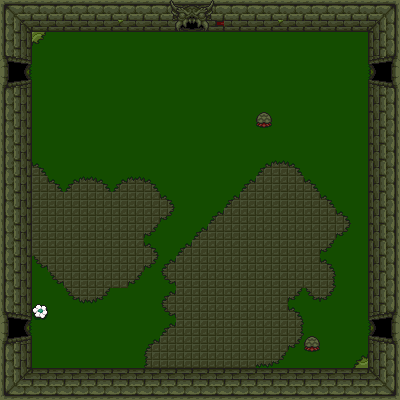

Rendered tile map (Tiled .tmx) drawn with the repository's tilesets; below, a short description and the full map source, tile grids included:
An orthogonal 25x25 tile map with 16x16 px tiles, 2 tile layers (Ground, Collisions2).

<map version="1.10" tiledversion="1.11.0" orientation="orthogonal" renderorder="left-down" width="25" height="25" tilewidth="16" tileheight="16" infinite="0" nextlayerid="3" nextobjectid="1">
 <tileset firstgid="1" source="wolrd2.tsx" />
 <layer id="1" name="Ground" width="25" height="25">
  <data encoding="csv">
161,161,161,161,161,161,161,161,161,161,161,161,161,161,161,161,161,161,161,161,161,161,161,161,161,
161,161,161,161,161,161,161,161,161,161,161,161,161,161,161,161,161,161,161,161,161,161,161,161,161,
161,161,196,161,161,161,161,161,161,161,161,161,161,161,161,161,161,161,161,161,161,161,161,161,161,
161,161,161,161,161,161,161,161,161,161,161,161,161,161,161,161,161,161,161,161,161,161,161,161,161,
161,161,161,161,161,161,161,161,161,161,161,161,161,161,161,161,161,161,161,161,161,161,161,161,161,
161,161,161,161,161,161,161,161,161,161,161,161,161,161,161,161,161,161,161,161,161,161,161,161,161,
161,161,161,161,161,161,161,161,161,161,161,161,161,161,161,161,161,161,161,161,161,161,161,161,161,
161,161,161,161,161,161,161,161,161,161,161,161,161,161,161,161,161,161,161,161,161,161,161,161,161,
161,161,161,161,161,161,161,161,161,161,161,161,161,161,161,161,161,161,161,161,161,161,161,161,161,
161,161,161,161,161,161,161,161,161,161,161,161,161,161,161,161,161,161,161,161,161,161,161,161,161,
161,161,127,161,161,161,161,161,161,161,161,161,161,161,161,161,125,126,127,161,161,161,161,161,161,
161,161,142,127,125,126,127,125,126,127,161,161,161,161,161,125,142,142,142,127,161,161,161,161,161,
161,161,142,142,142,142,142,142,142,142,127,161,161,161,125,142,142,142,142,142,127,161,161,161,161,
161,161,142,142,142,142,142,142,142,142,159,161,161,125,142,142,142,142,142,142,142,127,161,161,161,
161,161,142,142,142,142,142,142,142,159,161,161,125,142,142,142,142,142,142,142,142,159,161,161,161,
161,161,142,142,142,142,142,142,142,127,161,125,142,142,142,142,142,142,142,142,159,161,161,161,161,
161,161,157,142,142,142,142,142,142,159,125,142,142,142,142,142,142,142,142,142,127,161,161,161,161,
161,161,161,157,142,142,142,142,159,161,157,142,142,142,142,142,142,142,142,142,143,161,161,161,161,
161,161,161,161,157,158,159,161,161,161,125,142,142,142,142,142,142,142,159,157,159,161,161,161,161,
161,161,209,161,161,161,161,161,161,161,157,142,142,142,142,142,142,142,127,161,161,161,161,161,161,
161,161,161,161,161,161,161,161,161,161,125,142,142,142,142,142,142,142,143,161,161,161,161,161,161,
161,161,161,161,161,161,161,161,161,125,142,142,142,142,142,142,142,142,159,161,161,161,161,161,161,
161,161,161,161,161,161,161,161,161,141,142,142,142,142,142,142,158,159,161,161,161,161,162,161,161,
161,161,161,161,161,161,161,161,161,161,161,161,161,161,161,161,161,161,161,161,161,161,161,161,161,
161,161,161,161,161,161,161,161,161,161,161,161,161,161,161,161,161,161,161,161,161,161,161,161,161
</data>
 </layer>
 <layer id="2" name="Collisions2" width="25" height="25">
  <data encoding="csv">
1,2,2,2,2,2,2,2,2,2,213,214,215,216,2,2,2,2,2,2,2,2,2,2,3,
17,18,19,19,19,19,19,113,19,19,229,230,231,232,19,19,19,113,19,19,19,19,19,20,4,
17,34,0,0,0,0,0,0,0,0,0,0,0,0,0,0,0,0,0,0,0,0,0,36,4,
7,8,0,0,0,0,0,0,0,0,0,0,0,0,0,0,0,0,0,0,0,0,0,3221225512,3221225511,
23,24,0,0,0,0,0,0,0,0,0,0,0,0,0,0,0,0,0,0,0,0,0,3221225496,3221225495,
39,40,0,0,0,0,0,0,0,0,0,0,0,0,0,0,0,0,0,0,0,0,0,3221225480,3221225479,
17,34,0,0,0,0,0,0,0,0,0,0,0,0,0,0,0,0,0,0,0,0,0,36,4,
17,34,0,0,0,0,0,0,0,0,0,0,0,0,0,0,306,0,0,0,0,0,0,36,4,
17,34,0,0,0,0,0,0,0,0,0,0,0,0,0,0,0,0,0,0,0,0,0,36,4,
17,34,0,0,0,0,0,0,0,0,0,0,0,0,0,0,0,0,0,0,0,0,0,36,4,
17,34,0,0,0,0,0,0,0,0,0,0,0,0,0,0,0,0,0,0,0,0,0,36,4,
17,34,0,0,0,0,0,0,0,0,0,0,0,0,0,0,0,0,0,0,0,0,0,36,4,
17,34,0,0,0,0,0,0,0,0,0,0,0,0,0,0,0,0,0,0,0,0,0,36,4,
17,34,0,0,0,0,0,0,0,0,0,0,0,0,0,0,0,0,0,0,0,0,0,36,4,
17,34,0,0,0,0,0,0,0,0,0,0,0,0,0,0,0,0,0,0,0,0,0,36,4,
17,34,0,0,0,0,0,0,0,0,0,0,0,0,0,0,0,0,0,0,0,0,0,36,4,
17,34,0,0,0,0,0,0,0,0,0,0,0,0,0,0,0,0,0,0,0,0,0,36,4,
17,34,0,0,0,0,0,0,0,0,0,0,0,0,0,0,0,0,0,0,0,0,0,36,4,
17,34,0,0,0,0,0,0,0,0,0,0,0,0,0,0,0,0,0,0,0,0,0,36,4,
7,8,0,0,0,0,0,0,0,0,0,0,0,0,0,0,0,0,0,0,0,0,0,3221225512,3221225511,
23,24,0,0,0,0,0,0,0,0,0,0,0,0,0,0,0,0,0,0,0,0,0,3221225496,3221225495,
39,40,0,0,0,0,0,0,0,0,0,0,0,0,0,0,0,0,0,306,0,0,0,3221225480,3221225479,
17,34,0,0,0,0,0,0,0,0,0,0,0,0,0,0,0,0,0,0,0,0,0,36,4,
17,50,51,51,51,51,51,51,51,51,51,51,51,51,51,51,51,51,51,51,51,51,51,52,4,
33,49,49,49,49,49,49,49,49,49,49,49,49,49,49,49,49,49,49,49,49,49,49,49,35
</data>
 </layer>
</map>
